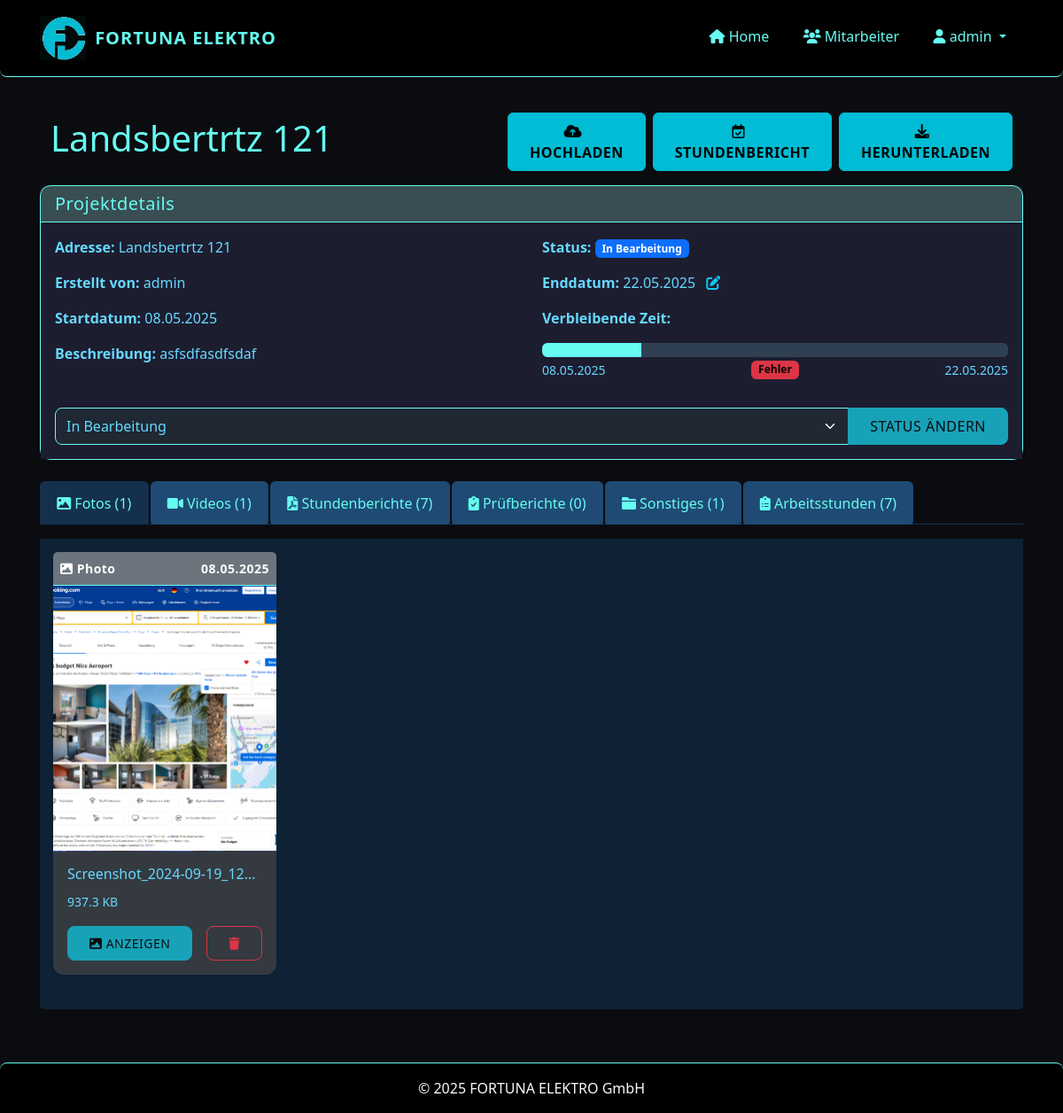
Before: /project/4 (signed in) with the older database file.
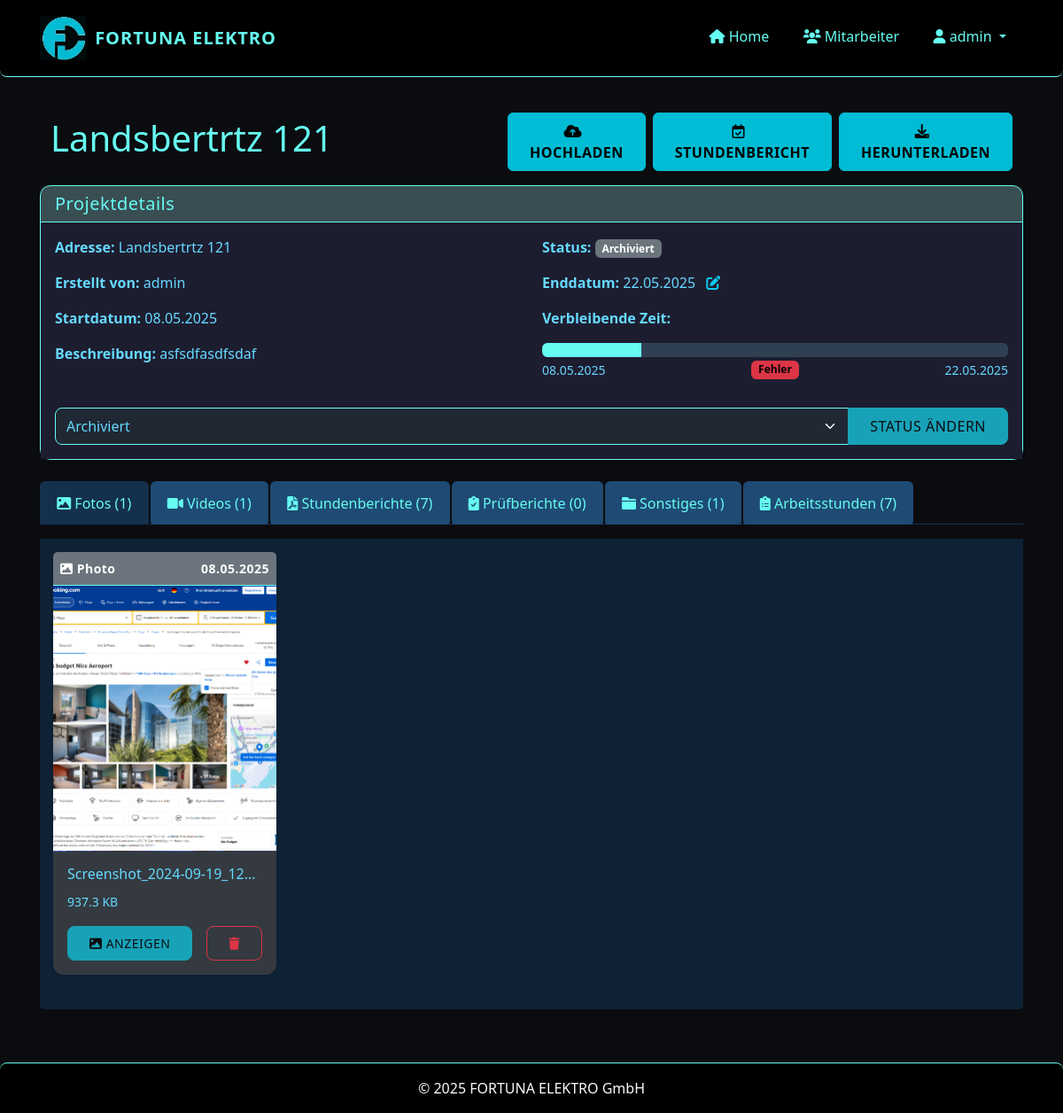
After: the same page with the newer database file.
### app/models/project.py (models this page shows, shortened)
class Project(db.Model):
    id = db.Column(db.Integer, primary_key=True)
    name = db.Column(db.String(128), nullable=False)  # Adresse als Projektname
    description = db.Column(db.Text)
    start_date = db.Column(db.DateTime, default=datetime.utcnow)
    end_date = db.Column(db.DateTime)
    status = db.Column(db.String(20), default='in_bearbeitung')  # 'in_bearbeitung', 'abgeschlossen', 'archiviert'
    creator_id = db.Column(db.Integer, db.ForeignKey('user.id'))
    files = db.relationship('File', backref='project', lazy='dynamic', cascade='all, delete-orphan')
    timesheets = db.relationship('Timesheet', backref='project', lazy='dynamic', cascade='all, delete-orphan')
    def get_remaining_hours(self):
        if not self.end_date:
            return None
        now = datetime.now()
        time_diff = self.end_date - now
        if time_diff.total_seconds() <= 0:
            return 0
        total_hours = time_diff.total_seconds() / 3600
        return round(total_hours, 1)  # Auf eine Dezimalstelle runden
    def get_progress_percentage(self):
        if not self.end_date or not self.start_date:
            return 0
        now = datetime.now()
        if isinstance(self.start_date, datetime) and isinstance(self.end_date, datetime):
            total_duration = (self.end_date - self.start_date).total_seconds()
            elapsed_time = (now - self.start_date).total_seconds()
        if elapsed_time >= total_duration:
            return 100
        progress = (elapsed_time / total_duration) * 100
        return round(progress, 1)  # Auf eine Dezimalstelle runden

### app/routes/projects.py (the view)
@projects.route('/project/<int:project_id>')
@login_required
def view_project(project_id):
    project = Project.query.get_or_404(project_id)
    status_form = ProjectStatusForm(obj=project)
    photos = project.files.filter_by(file_type='foto').all()
    videos = project.files.filter_by(file_type='video').all()
    timesheets = project.files.filter_by(file_type='stundenbericht').all()
    reports = project.files.filter_by(file_type='pruefbericht').all()
    other_files = project.files.filter_by(file_type='sonstiges').all()
    timesheets_data = project.timesheets.order_by(Timesheet.date.desc()).all()
    status_form = ProjectStatusForm()
    status_form.status.data = project.status
    end_date_form = ProjectEndDateForm()
    if project.end_date:
        end_date_form.end_date.data = project.end_date
    return render_template(
        'projects/view.html',
        title=project.name,
        project=project,
        photos=photos,
        videos=videos,
        timesheets=timesheets,
        reports=reports,
        other_files=other_files,
        timesheets_data=timesheets_data,
        status_form=status_form,
        end_date_form=end_date_form,
        now=datetime.now(),
    )

### app/routes/projects.py
class ProjectStatusForm(FlaskForm):
    status = SelectField('Status', choices=[
        ('in_bearbeitung', 'In Bearbeitung'),
        ('archiviert', 'Archiviert')
    ], validators=[DataRequired()])
    submit = SubmitField('Status aktualisieren')

### app/forms/forms.py
class ProjectEndDateForm(FlaskForm):
    end_date = DateField('Enddatum', format='%Y-%m-%d', validators=[DataRequired()])
    submit = SubmitField('Speichern')

### app/models/user.py (called while the page is built)
@login_manager.user_loader
def load_user(id):
    return User.query.get(int(id))

    def is_admin(self):
        return self.role == 'admin'

### app/templates/projects/view.html (shortened to what the changed rows need)
{% extends "base.html" %}
{% block content %}
<link rel="stylesheet" href="{{ url_for('static', filename='css/projects_view.css') }}">
<link href="https://cdnjs.cloudflare.com/ajax/libs/font-awesome/6.0.0/css/all.min.css" rel="stylesheet">
<div class="container-fluid py-3">
  <div class="row align-items-center">
    <div class="col-12 col-md-6 mb-3 mb-md-0">
      <h1 style="color: var(--accent)">{{ project.name }}</h1>
    </div>
  </div>
</div>
<div class="card mb-4 shadow-sm">
    <div class="card-body" style="background-color:  #1d1d30;">
        <div class="row">
            <div class="col-md-6">
                <p><strong>Adresse:</strong> {{ project.name }}</p>
                <p><strong>Erstellt von:</strong> {{ project.creator.username }}</p>
                <p><strong>Startdatum:</strong> {{ project.start_date.strftime('%d.%m.%Y') }}</p>
                <p><strong>Beschreibung:</strong> {{ project.description or 'Keine Beschreibung' }}</p>
            </div>
            <div class="col-md-6">
                <p><strong>Status:</strong>
                    {% if project.status == 'in_bearbeitung' %}
                        <span class="badge bg-primary">In Bearbeitung</span>
                    {% elif project.status == 'archiviert' %}
                        <span class="badge bg-secondary">Archiviert</span>
                    {% endif %}
                </p>
                {% if project.end_date %}
                <p>
                    <strong>Enddatum:</strong> {{ project.end_date.strftime('%d.%m.%Y') }}
                    <a href="#" data-bs-toggle="modal" data-bs-target="#changeEndDateModal_{{ project.id }}" title="Enddatum ändern" class="text-info">
                        <i class="fas fa-edit ms-2"></i>
                    </a>
                </p>
                <div class="countdown-container mt-2 mb-3">
                    <p><strong>Verbleibende Zeit:</strong></p>
                    <div class="progress" style="height: 16px; background-color: #2f4052;">
                        <div class="progress-bar" id="project-progress-bar" role="progressbar"
                            style="background-color: var(--accent); width: {{ project.get_progress_percentage() }}%;"
                            aria-valuenow="{{ project.get_progress_percentage() }}" aria-valuemin="0" aria-valuemax="100"></div>
                    </div>
                    <div class="d-flex justify-content-between mt-1">
                        <small class="text-muted">{{ project.start_date.strftime('%d.%m.%Y') }}</small>
                        <span id="countdown-timer" class="badge"  style="color: #000 !important; font-weight: bold;">
                        </span>
                        <small class="text-muted">{{ project.end_date.strftime('%d.%m.%Y') }}</small>
                    </div>
                </div>
                {% endif %}
            </div>
        </div>
        <div class="mt-3">
            <form method="POST" action="{{ url_for('projects.update_status', project_id=project.id) }}">
                <div class="input-group">
                    {{ status_form.status(class="form-select") }}
                    <button type="submit" class="btn btn-primary">Status ändern</button>
                </div>
            </form>
        </div>
    </div>
</div>
{% endblock %}

Changed rows visible on the page:
changed Project "Landsbertrtz 121": status "In Bearbeitung" → "Archiviert"
Other visible differences:
text no longer shown: "In Bearbeitung"
text now shown: "Archiviert"
